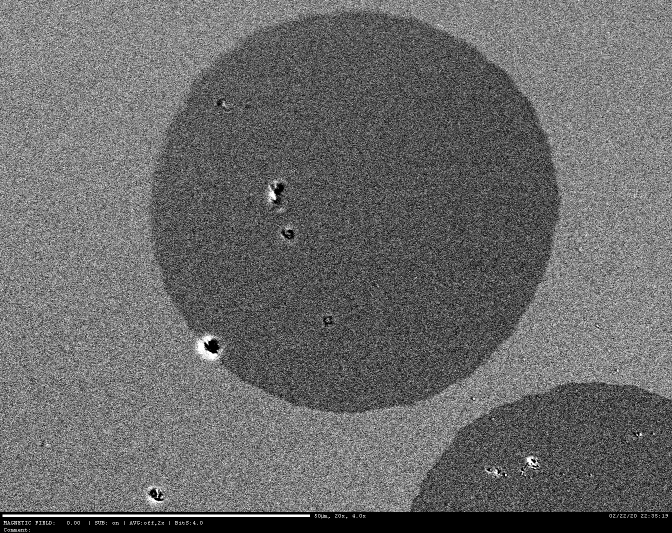
#> input picture TestingCustomROI/testBigDomain.png, 1344 x 1066 px, found by its file name (shown at 1/2 size)
$ python trainingParameters.py
#> lines starting #> are read from the running program, lines starting #| are printed output that depends on the picture
### KerrPy/Image/routinesOpenCV.py
# -*- coding: utf-8 -*-
"""
Created on Mon Sep 14 17:08:29 2020

@author: fubar
"""
import cv2
import numpy as np

from globalVariables import deep_debug, dict_image

from globalVariables import dict_openCV


def readImage(img_file):
    """
        Read the img_file
        with flag 0 (for grayscale)

        For more on imread modes/flags,
        Reference
        Imread modes
        https://docs.opencv.org/trunk/d4/da8/group__imgcodecs.html#ga288b8b3da0892bd651fce07b3bbd3a56

        Return a 2D array

    """
#> called with img_file = 'testBigDomain.png'
    #
    img = cv2.imread(img_file, 0)
#> img is the input picture: shape (1066, 1344); min 0, max 255, mean 105.8

    return img

def writeImage(img_file, img):
    """
        write img to img_file
    """
    cv2.imwrite(img_file, img)


def cropImageDetails(img):
    """
        Strip the image details at the bottom.
        The strip is width 44, 1344

        # TODO add exception if crop is not valid i.e. when window is not
            bounded within the image
    """
    return img[ 0:-44, :]
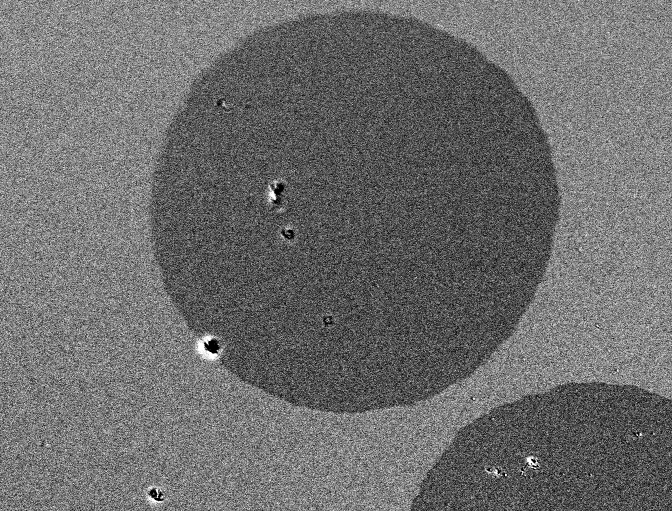
#> returned value: shape (1022, 1344) (shown at 1/2 size); min 0, max 255, mean 109.3


# [188 lines left out: functions cropImage, processImage, removeSpeckles, cannyEdgesAndContoursOpenCV, not called in this run]

### trainingParameters.py
# -*- coding: utf-8 -*-
"""
Created on Wed Sep 16 13:52:16 2020

@author: fubar
"""

import os, os.path

import cv2

import numpy as np

from KerrPy.Image.routinesOpenCV import readImage, cropImageDetails, cropImage, writeImage


from KerrPy.Image.processROI import findAdaptiveROI, restoreColorROI

from KerrPy.Figure.routinesMatplotLib import displayHistogram, displayMorphTrans, displaySubPlots, saveFig

from KerrPy.Image.processOpenCV import fitEllipse

# save the current directory before relocating
cur_dir = os.path.abspath(os.curdir)

training_folder = 'DataTraining'

os.chdir(training_folder)

test_big_domain_folder = 'BigDomain'

os.chdir(test_big_domain_folder)

img_test_file = 'testBigDomain.png'

pulse_index = 8
iter_index = 0
exp_index = 0
parent_dir_abs = os.path.abspath(os.curdir)


# read the image

img = readImage(img_test_file)

# remove the bottom strip

img_crop = cropImageDetails(img)

writeImage("00_Cropped.png", img_crop)

# find the adaptive ROI


#> (the run stopped early here; a loop or call above may not have finished)
